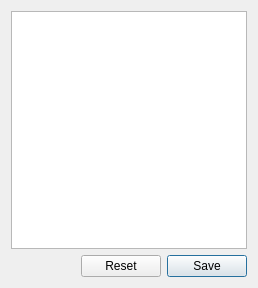
<?xml version="1.0" encoding="UTF-8"?>
<ui version="4.0">
 <class>csvEditor</class>
 <widget class="QDialog" name="csvEditor">
  <property name="geometry">
   <rect>
    <x>0</x>
    <y>0</y>
    <width>258</width>
    <height>288</height>
   </rect>
  </property>
  <property name="mouseTracking">
   <bool>false</bool>
  </property>
  <property name="windowTitle">
   <string>Editor</string>
  </property>
  <layout class="QVBoxLayout" name="verticalLayout">
   <item>
    <widget class="QTableWidget" name="tableWidget">
     <property name="mouseTracking">
      <bool>false</bool>
     </property>
     <property name="contextMenuPolicy">
      <enum>Qt::CustomContextMenu</enum>
     </property>
    </widget>
   </item>
   <item>
    <layout class="QHBoxLayout" name="horizontalLayout">
     <item>
      <spacer name="horizontalSpacer">
       <property name="orientation">
        <enum>Qt::Horizontal</enum>
       </property>
       <property name="sizeHint" stdset="0">
        <size>
         <width>40</width>
         <height>20</height>
        </size>
       </property>
      </spacer>
     </item>
     <item>
      <spacer name="horizontalSpacer_3">
       <property name="orientation">
        <enum>Qt::Horizontal</enum>
       </property>
       <property name="sizeHint" stdset="0">
        <size>
         <width>40</width>
         <height>20</height>
        </size>
       </property>
      </spacer>
     </item>
     <item>
      <spacer name="horizontalSpacer_2">
       <property name="orientation">
        <enum>Qt::Horizontal</enum>
       </property>
       <property name="sizeHint" stdset="0">
        <size>
         <width>40</width>
         <height>20</height>
        </size>
       </property>
      </spacer>
     </item>
     <item>
      <widget class="QDialogButtonBox" name="buttonBox">
       <property name="enabled">
        <bool>true</bool>
       </property>
       <property name="locale">
        <locale language="English" country="UnitedStates"/>
       </property>
       <property name="orientation">
        <enum>Qt::Horizontal</enum>
       </property>
       <property name="standardButtons">
        <set>QDialogButtonBox::Reset|QDialogButtonBox::Save</set>
       </property>
       <property name="centerButtons">
        <bool>false</bool>
       </property>
      </widget>
     </item>
    </layout>
   </item>
  </layout>
 </widget>
 <resources/>
 <connections/>
</ui>
